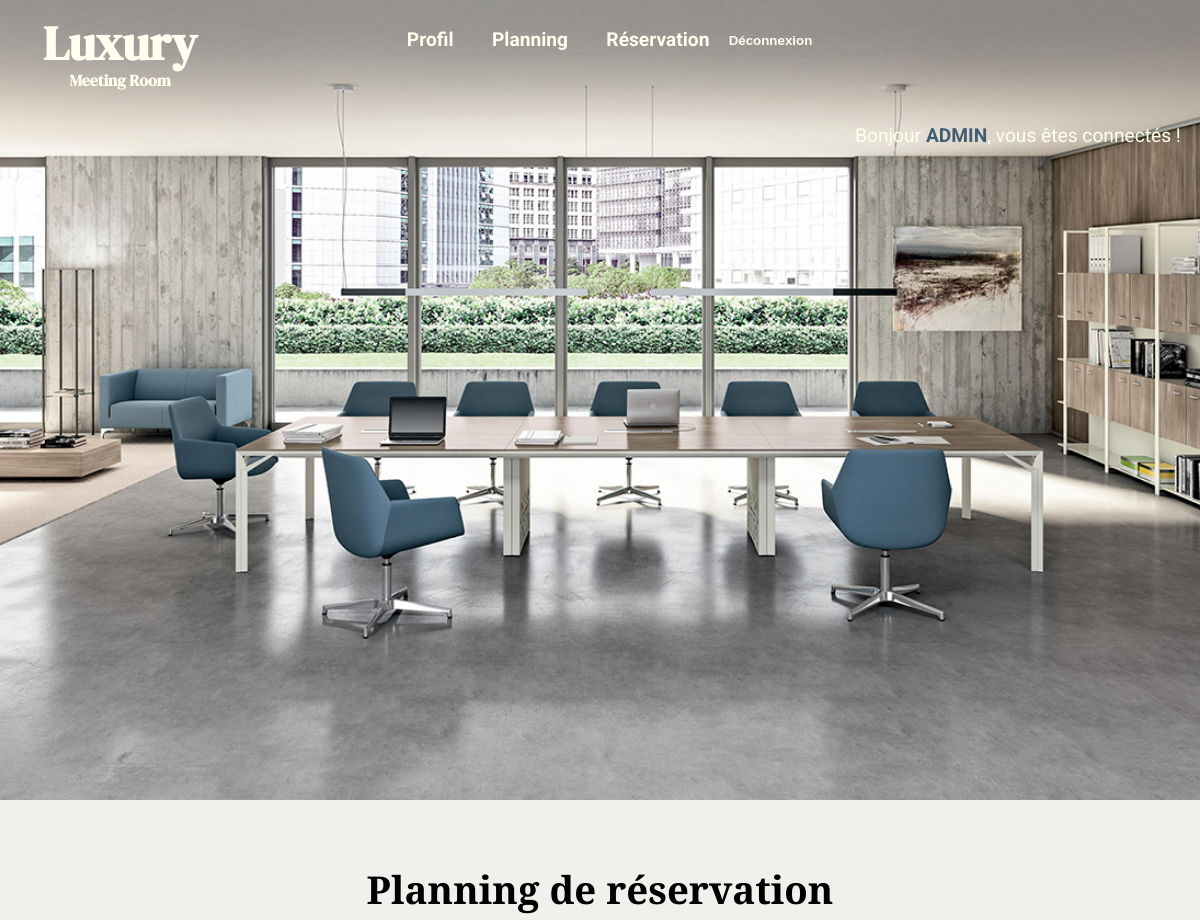
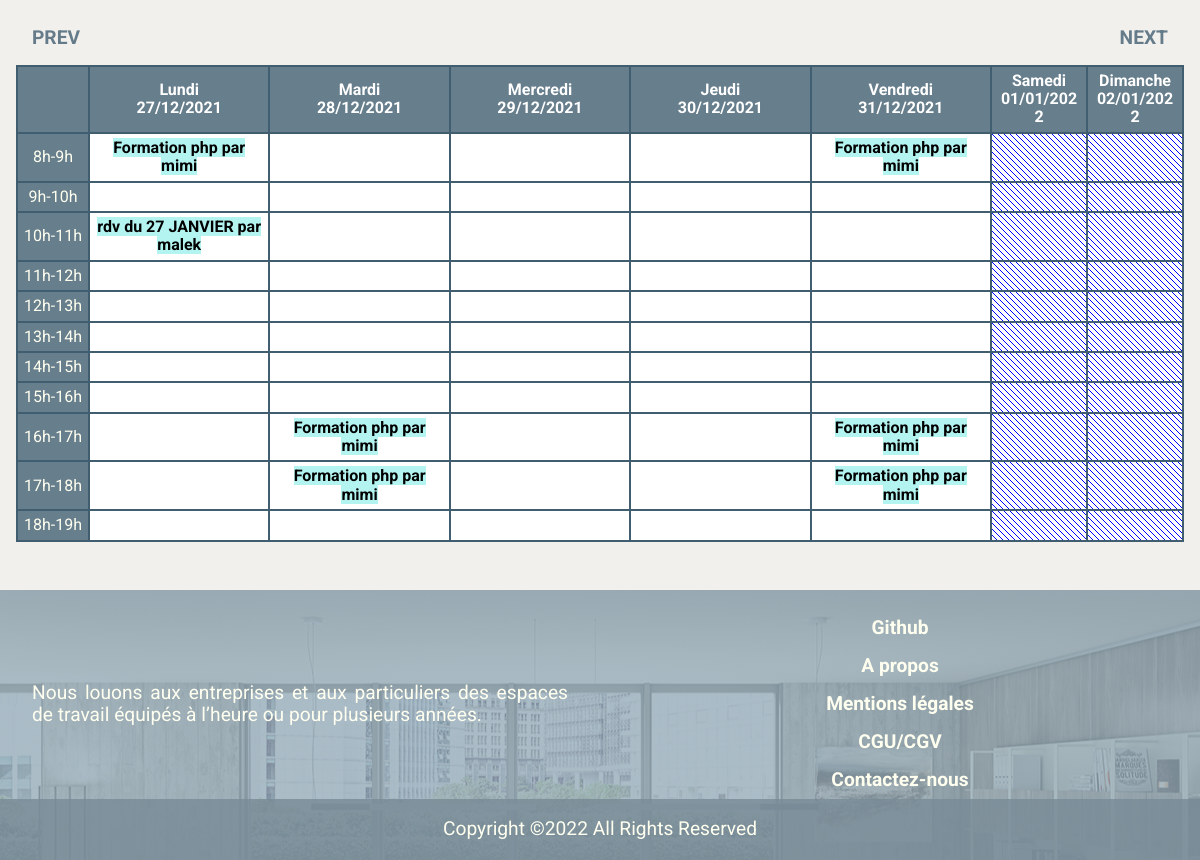
The page /view/planning.php?week=-2 (signed in) on the database its author committed (2 pictures, top to bottom).
### tables this page shows
CREATE TABLE IF NOT EXISTS `reservations` (
  `id` int(11) NOT NULL AUTO_INCREMENT,
  `titre` varchar(255) NOT NULL,
  `description` text NOT NULL,
  `debut` datetime NOT NULL,
  `fin` datetime NOT NULL,
  `id_utilisateur` int(11) NOT NULL,
  PRIMARY KEY (`id`)
);

CREATE TABLE IF NOT EXISTS `utilisateurs` (
  `id` int(11) NOT NULL AUTO_INCREMENT,
  `login` varchar(255) NOT NULL,
  `password` varchar(255) NOT NULL,
  PRIMARY KEY (`id`)
);

### traitements/page-traitement/traitement-planning.php (called while the page is built, shortened)
<?php
require ('bdd.php');
if(isset($_GET['week'])) {
    $week = $_GET['week'];
    if($week<0) {
        $newweek = substr($week,1);
        $req = mysqli_query($bdd, "SELECT debut, fin, titre, login, reservations.id FROM reservations
        INNER JOIN utilisateurs ON reservations.id_utilisateur = utilisateurs.id WHERE WEEK(debut)=WEEK(NOW() - INTERVAL $newweek WEEK)");
    }
    elseif($week==0) {
        $req = mysqli_query($bdd, "SELECT debut, fin, titre, login, reservations.id FROM reservations
        INNER JOIN utilisateurs ON reservations.id_utilisateur = utilisateurs.id WHERE WEEK(debut)=WEEK(NOW())");
    }
}
else {
    $req = mysqli_query($bdd, "SELECT debut, fin, titre, login, reservations.id FROM reservations
    INNER JOIN utilisateurs ON reservations.id_utilisateur = utilisateurs.id WHERE WEEK(debut)=WEEK(NOW())");
}
$res = mysqli_fetch_all($req, MYSQLI_ASSOC);
?>

### view/planning.php (the view, shortened to what this page needs)
<?php
require ('../traitements/page-traitement/bdd.php');
require ('../traitements/page-traitement/traitement-planning.php');
?>
<!DOCTYPE html>
<html lang="fr">
    <head>
        <link href="../styles/css/css.css" rel="stylesheet">
    </head>
    <body class="body-inscription">
    <?php require ('require/header.php'); ?>
        <main>
            <section class="section-planning">
                <h2>Planning de réservation</h2>
                <?php
                if(isset($_GET['week'])) {
                    $week = $_GET['week'];
                    echo "<div class='next-prev'><a href='planning.php?week=".($week-1)."'>PREV</a>";
                    echo "<a href='planning.php?week=".($week+1)."'>NEXT</a></div>";
                }
                else {
                    echo "<div class='next-prev'><a href='planning.php?week=-1'>PREV</a>";
                    echo "<a href='planning.php?week=1'>NEXT</a></div>";
                }
                ?>
                <table>
                    <thead>
                        <tr>
                            <th></th>
                        <?php
                        if(isset($_GET['week'])){
                            $date = new DateTime("mon this week $week weeks");
                            echo "<th>Lundi<br>".date("d/m/Y", $date->getTimeStamp())."</th>";
                            $date = new DateTime("tue this week $week weeks");
                            echo "<th>Mardi<br>".date("d/m/Y", $date->getTimeStamp())."</th>";
                            $date = new DateTime("wed this week $week weeks");
                            echo "<th>Mercredi<br>".date("d/m/Y", $date->getTimeStamp())."</th>";
                            $date = new DateTime("thu this week $week weeks");
                            echo "<th>Jeudi<br>".date("d/m/Y", $date->getTimeStamp())."</th>";
                            $date = new DateTime("fri this week $week weeks");
                            echo "<th>Vendredi<br>".date("d/m/Y", $date->getTimeStamp())."</th>";
                            $date = new DateTime("sat this week $week week");
                            echo "<th>Samedi<br>".date("d/m/Y", $date->getTimeStamp())."</th>";
                            $date = new DateTime("sun this week $week weeks");
                            echo "<th>Dimanche<br>".date("d/m/Y", $date->getTimeStamp())."</th>";
                        }?>
                        </tr>
                    </thead>
                    <tbody>
                    <?php
                    for($h=8;$h<19;$h++) {
                        echo "<tr><td>".$h."h-".($h+1)."h</td>";
                        for($c=1;$c<=7; $c++) {
                            echo "<td>";
                            foreach ($res as $value) {
                                $date_debut = strtotime($value['debut']);
                                $day_debut = date('N', $date_debut);
                                $heure_debut = date('H', $date_debut);
                                $date_fin = strtotime($value['fin']);
                                $heure_fin = date('H', $date_fin);
                                $heure_debut = intval($heure_debut);
                                $heure_fin = intval($heure_fin);
                                $id_res = $value['id'];
                                if($day_debut==$c && $heure_debut==$h) {
                                    echo "<a class='lien-reserv' href='reservation.php?id=$id_res'>".$value['titre']." par ".$value['login']."</a>";
                                }
                                elseif ($day_debut==$c && $heure_fin>$h && $heure_debut<$h) {
                                    echo "<a class='lien-reserv' href='reservation.php?id=$id_res'>".$value['titre']." par ".$value['login']."</a>";
                                }
                            }
                            echo "</td>";
                        }
                        echo "</tr>";
                    }
                    ?>
                    </tbody>
                </table>
            </section>
        </main>
        <?php require('require/footer.php'); ?>
    </body>
</html>

### styles/css/css.css (style rules this page uses)
* { box-sizing : border-box; margin: 0; padding: 0; }
html,body { width: 100%; }
body { scroll-behavior: smooth; line-height: 1.15; margin : 0; font-family: 'Roboto', sans-serif; font-size: 1.2em; background-color: #f2f0ed; }
h1, h2 { margin: 0; padding: 0.5em; font-family: 'Cormorant Garamond', serif; font-size: 2em; text-align: center; }
a { text-decoration : none; font-weight : bold; color: black; }
main { margin : 0; background-repeat: no-repeat; }
section { padding: 1em; }
.section-planning { padding: 0; margin: 2rem auto; }
.next-prev { display: flex; justify-content: space-between; width: 100%; margin: auto; text-align: center; }
.next-prev a { color: rgb(65, 94, 112, 80%); padding: 1rem; }
table { table-layout: fixed; width: 100%; margin: auto; border-collapse: collapse; background-color: white; font-size: 0.5rem; word-break: break-word; }
th, td { border: 2px solid rgb(65, 94, 112); border-collapse: collapse; text-align: center; padding: 5px; }
thead th { background-color: rgb(65, 94, 112, 80%); color: white; }
thead th:nth-child(1), thead th:nth-child(7), thead th:nth-child(8) { width: 6vw; }
td:nth-child(1) { background-color: rgb(65, 94, 112, 80%); color: ivory; }
td:nth-child(7), td:nth-child(8) { background: linear-gradient(45deg, #00f 1%, #fff 1%, #fff 49%, #00f 49%, #00f 51%, #fff 51%, #fff 99%, #00f 99%); background-size: 6px 6px; background-position: 50px 50px; }
.lien-reserv { background-color: rgb(179, 243, 240); }
@media screen and (min-width: 1024px) { .section-planning { padding: 1rem; } }
@media screen and (min-width: 1024px) { table { font-size: 1rem; } }
@media screen and (min-width: 1024px) { thead th:nth-child(7), thead th:nth-child(8) { width: 8vw; } }

### rows shown on the page
reservations: titre "Formation php", id_utilisateur.login "mimi"
reservations: titre "Formation php", id_utilisateur.login "mimi"
reservations: titre "rdv du 27 JANVIER", id_utilisateur.login "malek"
reservations: titre "Formation php", id_utilisateur.login "mimi"
reservations: titre "Formation php", id_utilisateur.login "mimi"

### other values the page prints
$_SESSION['login'] "ADMIN"
date("d/m/Y", $date->getTimeStamp()) "27/12/2021"
date("d/m/Y", $date->getTimeStamp()) "28/12/2021"
date("d/m/Y", $date->getTimeStamp()) "29/12/2021"
date("d/m/Y", $date->getTimeStamp()) "30/12/2021"
date("d/m/Y", $date->getTimeStamp()) "31/12/2021"
date("d/m/Y", $date->getTimeStamp()) "01/01/2022"
date("d/m/Y", $date->getTimeStamp()) "02/01/2022"
